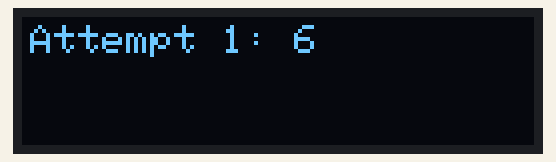
A sketch run on a simulated ESP32. Parts: 128×32 one-colour display. WiFi joins after 1.5 s; servers stay silent unless stated; what the sketch prints to the serial monitor is not drawn.

Above: at 0.6 s.
At 1.1 s:
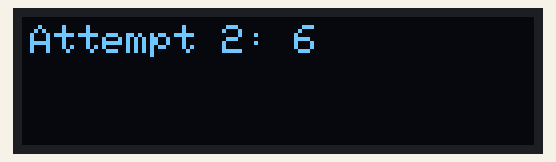
At 1.6 s:
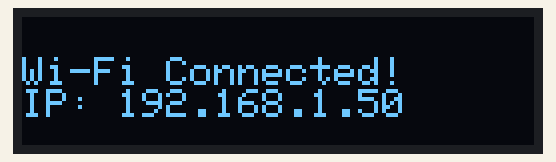

Measured:
- what the display in image 0 shows lasts 0.5 s, from 0.6 s to 1.1 s

The sketch:

BasicServer.ino
```cpp
#include <WiFi.h>
#include <WebServer.h>
#include <Wire.h>
#include <Adafruit_GFX.h>
#include <Adafruit_SSD1306.h>

// Replace with your network credentials
const char* ssid = "emeraldcity";
const char* password = "spacemonkeys";

// OLED display settings
#define SCREEN_WIDTH 128
#define SCREEN_HEIGHT 32
#define OLED_RESET    -1
Adafruit_SSD1306 display(SCREEN_WIDTH, SCREEN_HEIGHT, &Wire, OLED_RESET);

// Web server running on port 80
WebServer server(80);

// HTML content for the webpage
const char* htmlPage = R"rawliteral(
<!DOCTYPE html>
<html>
  <head>
    <meta charset="utf-8">
    <title>ESP32 Web Server</title>
    <style>
      body { font-family: Arial; text-align: center; margin-top: 50px; }
      h1 { color: #007ACC; }
    </style>
  </head>
  <body>
    <h1>Hello from ESP32!</h1>
    <p>This is a simple webpage served from an ESP32.</p>
  </body>
</html>
)rawliteral";

// Handle root URL "/"
void handleRoot() {
  server.send(200, "text/html", htmlPage);
}

void setup() {
  Serial.begin(115200);

  // Initialize OLED display (using 0x3C as the I2C address)
  if(!display.begin(SSD1306_SWITCHCAPVCC, 0x3C)) {
    Serial.println(F("SSD1306 allocation failed"));
    for(;;);
  }
  display.clearDisplay();
  display.setTextSize(1);
  display.setTextColor(SSD1306_WHITE);

  // Show initial message
  display.setCursor(0, 0);
  display.println("Connecting to Wi-Fi...");
  display.display();

  // Begin Wi-Fi connection
  WiFi.begin(ssid, password);
  Serial.print("Connecting to Wi-Fi");

  // Increase the number of attempts to wait longer (here up to 20 seconds)
  int attempt = 0;
  while (WiFi.status() != WL_CONNECTED && attempt < 40) {
    delay(500);
    Serial.print(".");
    attempt++;

    // Update OLED with attempt count and current WiFi.status() code
    display.clearDisplay();
    display.setCursor(2, 2);
    display.print("Attempt ");
    display.print(attempt);
    display.print(": ");
    display.println(WiFi.status());
    display.display();
  }

  display.clearDisplay();
  if(WiFi.status() == WL_CONNECTED) {
    display.println("Wi-Fi Connected!");
    display.print("IP: ");
    display.println(WiFi.localIP());
    Serial.println("\nWi-Fi Connected!");
    Serial.print("IP address: ");
    Serial.println(WiFi.localIP());
  } else {
    display.println("Wi-Fi Connection Failed!");
    Serial.println("\nWi-Fi Connection Failed!");
  }
  display.display();
  delay(2000);

  // Set up the web server
  server.on("/", handleRoot);
  server.begin();
  Serial.println("HTTP server started");
}

void loop() {
  // Listen for client connections
  server.handleClient();
}
```
